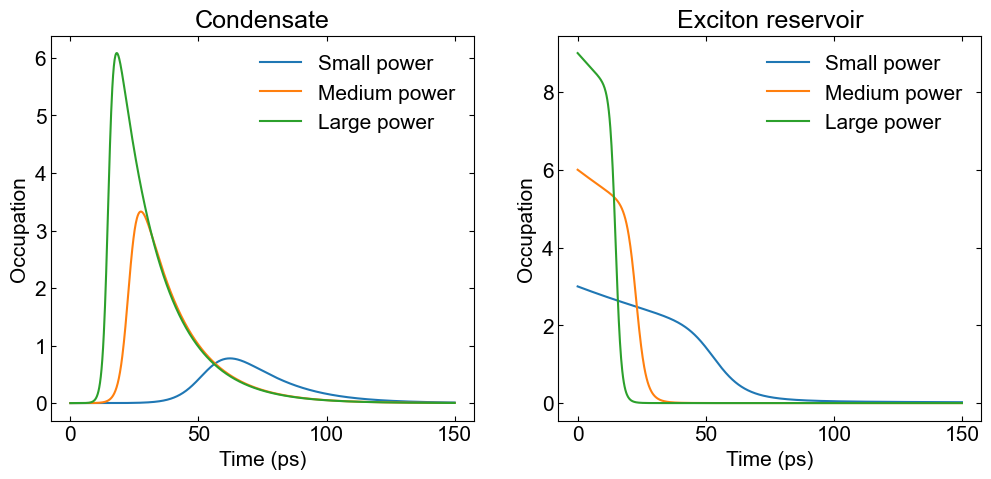

The Julia source for this figure:
using DifferentialEquations, Plots, Plots.PlotMeasures

# define function to solve kinetic equations
function solveKinEq(params, P, psi0, tspan)
    gamma, gR, chi, gammaR, g, R = params

    # define the kinetic equations
    function kinEq!(y1, p, t)
        psi = y1[1]
        nR = y1[2]

        dpsidt = 1/2*(R*nR - gamma)*psi - 1im*g*abs2(psi)*psi - 1im*gR*nR*psi
        dnRdt = -(gammaR + R*abs2(psi))*nR
        return [dpsidt, dnRdt]
    end

    y1 = [0.0+0.001im, P]
    prob = ODEProblem(kinEq!, y1, tspan, params)
    sol = solve(prob, tstops=t)
    psi = sol[1,:]
    nR = sol[2,:]
    return abs2.(psi), nR
end

# define simulation parameters
gamma = 0.06
gR = 1.0
chi = 0.5
gammaR = 0.0083
g = 0.5
R = 0.12
psi0 = 0.001 + 1im*0.001

P1 = 3
P2 = 6
P3 = 9

tspan = (0.0, 150.0)
t = range(tspan[1], tspan[2], length=1500)

params = [gamma, gR, chi, gammaR, g, R]
sol1 = solveKinEq(params, P1, psi0, tspan)
sol2 = solveKinEq(params, P2, psi0, tspan)
sol3 = solveKinEq(params, P3, psi0, tspan)

# plot the results
plot1 = plot(t, sol1[1], label="Small power", legend=:topright)
plot1 = plot!(t, sol2[1], label="Medium power")
plot1 = plot!(t, sol3[1], label="Large power")
plot1 = plot!(xlabel="Time (ps)", ylabel="Occupation", title="Condensate", grid=false)

plot2 = plot(t, real.(sol1[2]), label="Small power", legend=:topright)
plot2 = plot!(t, real.(sol2[2]), label="Medium power")
plot2 = plot!(t, real.(sol3[2]), label="Large power")
plot2 = plot!(xlabel="Time (ps)", ylabel="Occupation", title="Exciton reservoir", grid=false)

plot(plot1, plot2, layout=(1,2), size=(850,400), margin=5mm)
